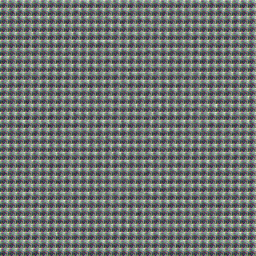
#> input picture _sync_work/px_eval_55k/pred_0.png, 256 x 256 px
$ python -i scan_all_quality2.py   (imports and definitions only)
#> lines starting #> are read from the running program, lines starting #| are printed output that depends on the picture
"""修正判据后重扫。

教训: 上一版用 "最大连通块占墨比 < 0.30" 判坏 -> **大面积误判**。
书法字(尤其楷/瘦金)笔画本来就不连通, lcf 5~30% 完全正常。
目检验证后改为只按**开运算保留率 keep** 分档:

  keep >= 0.60       干净
  0.30 <= keep < 0.60 轻微散点 (可用)
  0.05 <= keep < 0.30 重度散点 (主体笔画还在, 可考虑修)
  keep <  0.05       纯噪点 (没有笔画结构) -> **丢弃**
"""
import csv, os, collections
import numpy as np
from PIL import Image
from scipy.ndimage import label as cc_label, binary_opening
from multiprocessing import Pool

# [1 line not run here, left out]
STRUCT = np.ones((3, 3), bool)


def one(path):
#> called with path = 'px_eval_55k/pred_0.png'
    try:
        g = np.asarray(Image.open(path).convert("L")
                       .resize((256, 256), Image.LANCZOS)) < 128
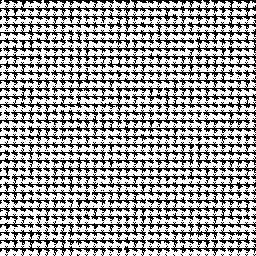
#> g: shape (256, 256) bool; 63.8% white; black in thin lines or dots
    except Exception:
        return (-1.0, -1.0, -1.0)
    if not g.any():
        return (0.0, 0.0, 0.0)
    ink = g.sum()
#> ink = 41811
    keep = binary_opening(g, structure=STRUCT).sum() / ink
#> keep = 0.815
    lab, nc = cc_label(g)
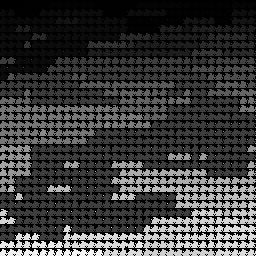
#> lab: shape (256, 256) int32; min 0, max 398, mean 90; drawn with min black and max white
#> nc = 398
    sizes = np.bincount(lab.ravel())[1:]
#> sizes = 398 values, max 12986 at index 97, min 1 at index 9, mean 105.1
    lcf = sizes.max() / ink if len(sizes) else 0.0
#> lcf = 0.311
    return (keep, lcf, ink / g.size)


# [63 lines not run here, left out]

>>> result = one('px_eval_55k/pred_0.png')
#> result = (0.815, 0.311, 0.638)

$ run again, on _sync_work/px_eval_55k/pred_1.png
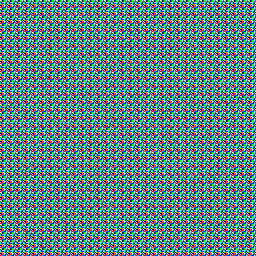
#> input picture _sync_work/px_eval_55k/pred_1.png, 256 x 256 px
#> in one, `g = np.asarray(Image.open(path).convert("L") .resize((256, 256), Image..`:
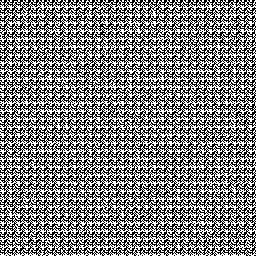
#> g: shape (256, 256) bool; 50.3% white; black in thin lines or dots
#> ink = 32974
#> keep = 0.021
#> in one, `lab, nc = cc_label(g)`:
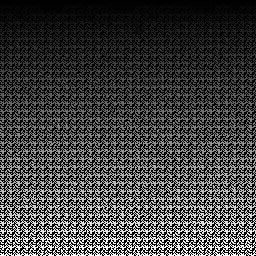
#> lab: shape (256, 256) int32; min 0, max 5297, mean 1336.7; drawn with min black and max white
#> nc = 5297
#> sizes = 5297 values, max 134 at index 2294, min 1 at index 61, mean 6.23
#> lcf = 0.00406
#> result = (0.021, 0.00406, 0.503)
